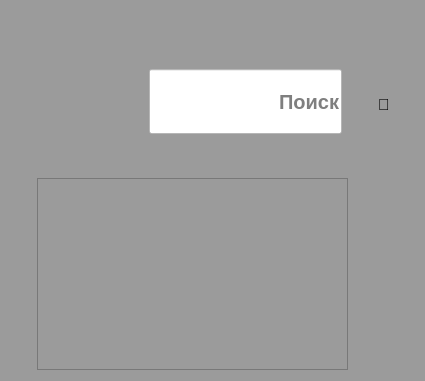
      <widget class="QWidget" name="widget">
       <property name="palette">
        <palette>
         <active>
          <colorrole role="Button">
           <brush brushstyle="SolidPattern">
            <color alpha="255">
             <red>155</red>
             <green>155</green>
             <blue>155</blue>
            </color>
           </brush>
          </colorrole>
          <colorrole role="Base">
           <brush brushstyle="SolidPattern">
            <color alpha="255">
             <red>155</red>
             <green>155</green>
             <blue>155</blue>
            </color>
           </brush>
          </colorrole>
          <colorrole role="Window">
           <brush brushstyle="SolidPattern">
            <color alpha="255">
             <red>155</red>
             <green>155</green>
             <blue>155</blue>
            </color>
           </brush>
          </colorrole>
         </active>
         <inactive>
          <colorrole role="Button">
           <brush brushstyle="SolidPattern">
            <color alpha="255">
             <red>155</red>
             <green>155</green>
             <blue>155</blue>
            </color>
           </brush>
          </colorrole>
          <colorrole role="Base">
           <brush brushstyle="SolidPattern">
            <color alpha="255">
             <red>155</red>
             <green>155</green>
             <blue>155</blue>
            </color>
           </brush>
          </colorrole>
          <colorrole role="Window">
           <brush brushstyle="SolidPattern">
            <color alpha="255">
             <red>155</red>
             <green>155</green>
             <blue>155</blue>
            </color>
           </brush>
          </colorrole>
         </inactive>
         <disabled>
          <colorrole role="Button">
           <brush brushstyle="SolidPattern">
            <color alpha="255">
             <red>155</red>
             <green>155</green>
             <blue>155</blue>
            </color>
           </brush>
          </colorrole>
          <colorrole role="Base">
           <brush brushstyle="SolidPattern">
            <color alpha="255">
             <red>155</red>
             <green>155</green>
             <blue>155</blue>
            </color>
           </brush>
          </colorrole>
          <colorrole role="Window">
           <brush brushstyle="SolidPattern">
            <color alpha="255">
             <red>155</red>
             <green>155</green>
             <blue>155</blue>
            </color>
           </brush>
          </colorrole>
         </disabled>
        </palette>
       </property>
       <property name="font">
        <font>
         <pointsize>12</pointsize>
        </font>
       </property>
       <attribute name="title">
        <string notr="true">Главная</string>
       </attribute>
       <layout class="QGridLayout" name="gridLayout">
        <item row="1" column="3">
         <widget class="QLineEdit" name="search_bar">
          <property name="sizePolicy">
           <sizepolicy hsizetype="Expanding" vsizetype="MinimumExpanding">
            <horstretch>0</horstretch>
            <verstretch>0</verstretch>
           </sizepolicy>
          </property>
          <property name="minimumSize">
           <size>
            <width>0</width>
            <height>65</height>
           </size>
          </property>
          <property name="maximumSize">
           <size>
            <width>16777215</width>
            <height>60</height>
           </size>
          </property>
          <property name="palette">
           <palette>
            <active>
             <colorrole role="Button">
              <brush brushstyle="SolidPattern">
               <color alpha="255">
                <red>255</red>
                <green>255</green>
                <blue>255</blue>
               </color>
              </brush>
             </colorrole>
             <colorrole role="Base">
              <brush brushstyle="SolidPattern">
               <color alpha="255">
                <red>255</red>
                <green>255</green>
                <blue>255</blue>
               </color>
              </brush>
             </colorrole>
             <colorrole role="Window">
              <brush brushstyle="SolidPattern">
               <color alpha="255">
                <red>255</red>
                <green>255</green>
                <blue>255</blue>
               </color>
              </brush>
             </colorrole>
            </active>
            <inactive>
             <colorrole role="Button">
              <brush brushstyle="SolidPattern">
               <color alpha="255">
                <red>255</red>
                <green>255</green>
                <blue>255</blue>
               </color>
              </brush>
             </colorrole>
             <colorrole role="Base">
              <brush brushstyle="SolidPattern">
               <color alpha="255">
                <red>255</red>
                <green>255</green>
                <blue>255</blue>
               </color>
              </brush>
             </colorrole>
             <colorrole role="Window">
              <brush brushstyle="SolidPattern">
               <color alpha="255">
                <red>255</red>
                <green>255</green>
                <blue>255</blue>
               </color>
              </brush>
             </colorrole>
            </inactive>
            <disabled>
             <colorrole role="Button">
              <brush brushstyle="SolidPattern">
               <color alpha="255">
                <red>255</red>
                <green>255</green>
                <blue>255</blue>
               </color>
              </brush>
             </colorrole>
             <colorrole role="Base">
              <brush brushstyle="SolidPattern">
               <color alpha="255">
                <red>255</red>
                <green>255</green>
                <blue>255</blue>
               </color>
              </brush>
             </colorrole>
             <colorrole role="Window">
              <brush brushstyle="SolidPattern">
               <color alpha="255">
                <red>255</red>
                <green>255</green>
                <blue>255</blue>
               </color>
              </brush>
             </colorrole>
            </disabled>
           </palette>
          </property>
          <property name="font">
           <font>
            <pointsize>15</pointsize>
            <weight>75</weight>
            <italic>false</italic>
            <bold>true</bold>
            <underline>false</underline>
            <strikeout>false</strikeout>
           </font>
          </property>
          <property name="cursor">
           <cursorShape>IBeamCursor</cursorShape>
          </property>
          <property name="layoutDirection">
           <enum>Qt::RightToLeft</enum>
          </property>
          <property name="styleSheet">
           <string notr="true"/>
          </property>
          <property name="inputMask">
           <string extracomment="поиск"/>
          </property>
          <property name="alignment">
           <set>Qt::AlignRight|Qt::AlignTrailing|Qt::AlignVCenter</set>
          </property>
          <property name="placeholderText">
           <string>Поиск</string>
          </property>
         </widget>
        </item>
        <item row="3" column="5">
         <spacer name="verticalSpacer_2">
          <property name="orientation">
           <enum>Qt::Vertical</enum>
          </property>
          <property name="sizeHint" stdset="0">
           <size>
            <width>40</width>
            <height>10</height>
           </size>
          </property>
         </spacer>
        </item>
        <item row="3" column="1" colspan="4">
         <widget class="QTableWidget" name="tableWidget">
          <property name="palette">
           <palette>
            <active>
             <colorrole role="Text">
              <brush brushstyle="SolidPattern">
               <color alpha="255">
                <red>255</red>
                <green>100</green>
                <blue>0</blue>
               </color>
              </brush>
             </colorrole>
             <colorrole role="ButtonText">
              <brush brushstyle="SolidPattern">
               <color alpha="255">
                <red>255</red>
                <green>100</green>
                <blue>0</blue>
               </color>
              </brush>
             </colorrole>
            </active>
            <inactive>
             <colorrole role="Text">
              <brush brushstyle="SolidPattern">
               <color alpha="255">
                <red>255</red>
                <green>100</green>
                <blue>0</blue>
               </color>
              </brush>
             </colorrole>
             <colorrole role="ButtonText">
              <brush brushstyle="SolidPattern">
               <color alpha="255">
                <red>255</red>
                <green>100</green>
                <blue>0</blue>
               </color>
              </brush>
             </colorrole>
            </inactive>
            <disabled>
             <colorrole role="Text">
              <brush brushstyle="SolidPattern">
               <color alpha="255">
                <red>77</red>
                <green>77</green>
                <blue>77</blue>
               </color>
              </brush>
             </colorrole>
             <colorrole role="ButtonText">
              <brush brushstyle="SolidPattern">
               <color alpha="255">
                <red>77</red>
                <green>77</green>
                <blue>77</blue>
               </color>
              </brush>
             </colorrole>
            </disabled>
           </palette>
          </property>
          <property name="font">
           <font>
            <pointsize>15</pointsize>
           </font>
          </property>
          <property name="styleSheet">
           <string notr="true"/>
          </property>
          <property name="verticalScrollBarPolicy">
           <enum>Qt::ScrollBarAsNeeded</enum>
          </property>
          <property name="horizontalScrollBarPolicy">
           <enum>Qt::ScrollBarAsNeeded</enum>
          </property>
          <property name="sizeAdjustPolicy">
           <enum>QAbstractScrollArea::AdjustIgnored</enum>
          </property>
          <property name="iconSize">
           <size>
            <width>0</width>
            <height>0</height>
           </size>
          </property>
          <property name="showGrid">
           <bool>false</bool>
          </property>
          <property name="sortingEnabled">
           <bool>false</bool>
          </property>
          <property name="wordWrap">
           <bool>true</bool>
          </property>
          <property name="cornerButtonEnabled">
           <bool>true</bool>
          </property>
          <property name="columnCount">
           <number>0</number>
          </property>
          <attribute name="horizontalHeaderCascadingSectionResizes">
           <bool>true</bool>
          </attribute>
          <attribute name="horizontalHeaderDefaultSectionSize">
           <number>250</number>
          </attribute>
          <attribute name="horizontalHeaderMinimumSectionSize">
           <number>50</number>
          </attribute>
          <attribute name="horizontalHeaderShowSortIndicator" stdset="0">
           <bool>false</bool>
          </attribute>
          <attribute name="horizontalHeaderStretchLastSection">
           <bool>true</bool>
          </attribute>
         </widget>
        </item>
        <item row="3" column="0">
         <spacer name="verticalSpacer">
          <property name="orientation">
           <enum>Qt::Vertical</enum>
          </property>
          <property name="sizeHint" stdset="0">
           <size>
            <width>20</width>
            <height>40</height>
           </size>
          </property>
         </spacer>
        </item>
        <item row="2" column="1">
         <spacer name="horizontalSpacer">
          <property name="orientation">
           <enum>Qt::Horizontal</enum>
          </property>
          <property name="sizeHint" stdset="0">
           <size>
            <width>40</width>
            <height>40</height>
           </size>
          </property>
         </spacer>
        </item>
        <item row="0" column="1">
         <spacer name="horizontalSpacer_2">
          <property name="orientation">
           <enum>Qt::Horizontal</enum>
          </property>
          <property name="sizeHint" stdset="0">
           <size>
            <width>40</width>
            <height>50</height>
           </size>
          </property>
         </spacer>
        </item>
        <item row="0" column="0">
         <widget class="QPushButton" name="acc_btn">
          <property name="sizePolicy">
           <sizepolicy hsizetype="Ignored" vsizetype="Maximum">
            <horstretch>0</horstretch>
            <verstretch>0</verstretch>
           </sizepolicy>
          </property>
          <property name="minimumSize">
           <size>
            <width>50</width>
            <height>50</height>
           </size>
          </property>
          <property name="palette">
           <palette>
            <active/>
            <inactive/>
            <disabled/>
           </palette>
          </property>
          <property name="font">
           <font>
            <pointsize>13</pointsize>
           </font>
          </property>
          <property name="styleSheet">
           <string notr="true">border-radius: 15px;
background color rgb(0, 0, 255);</string>
          </property>
          <property name="text">
           <string/>
          </property>
         </widget>
        </item>
        <item row="1" column="5">
         <widget class="QPushButton" name="search_btn">
          <property name="sizePolicy">
           <sizepolicy hsizetype="Minimum" vsizetype="Minimum">
            <horstretch>0</horstretch>
            <verstretch>0</verstretch>
           </sizepolicy>
          </property>
          <property name="minimumSize">
           <size>
            <width>60</width>
            <height>60</height>
           </size>
          </property>
          <property name="maximumSize">
           <size>
            <width>50</width>
            <height>50</height>
           </size>
          </property>
          <property name="baseSize">
           <size>
            <width>60</width>
            <height>60</height>
           </size>
          </property>
          <property name="font">
           <font>
            <family>MS Shell Dlg 2</family>
            <pointsize>12</pointsize>
            <stylestrategy>PreferDefault</stylestrategy>
           </font>
          </property>
          <property name="styleSheet">
           <string notr="true">border-radius:  10px;</string>
          </property>
          <property name="text">
           <string>🔎</string>
          </property>
         </widget>
        </item>
        <item row="1" column="2">
         <widget class="QPushButton" name="update_btn_2">
          <property name="sizePolicy">
           <sizepolicy hsizetype="Minimum" vsizetype="Minimum">
            <horstretch>0</horstretch>
            <verstretch>0</verstretch>
           </sizepolicy>
          </property>
          <property name="minimumSize">
           <size>
            <width>60</width>
            <height>50</height>
           </size>
          </property>
          <property name="styleSheet">
           <string notr="true">border-radius:  20px;</string>
          </property>
          <property name="text">
           <string/>
          </property>
          <property name="iconSize">
           <size>
            <width>20</width>
            <height>20</height>
           </size>
          </property>
         </widget>
        </item>
       </layout>
      </widget>
